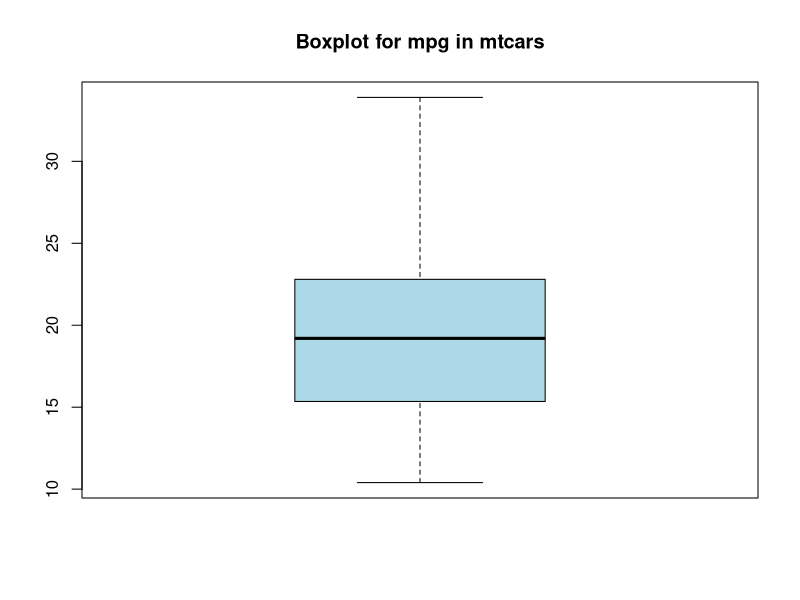

This figure's R source:
data("mtcars")
View(mtcars)


#boxplot
boxplot(mtcars$mpg, main = "Boxplot for mpg in mtcars", col='lightblue')


#IQR Method
Q1 <- quantile(mtcars$mpg, 0.25)
Q3 <- quantile(mtcars$mpg, 0.75)
IQR_value <- Q3- Q1

#range of outliers
lower_bound <- Q1 -1.5 * IQR_value
upper_bound <- Q3 + 1.5 * IQR_value

outliers <- mtcars$mpg[mtcars$mpg < lower_bound | mtcars$mpg > upper_bound]
outliers

